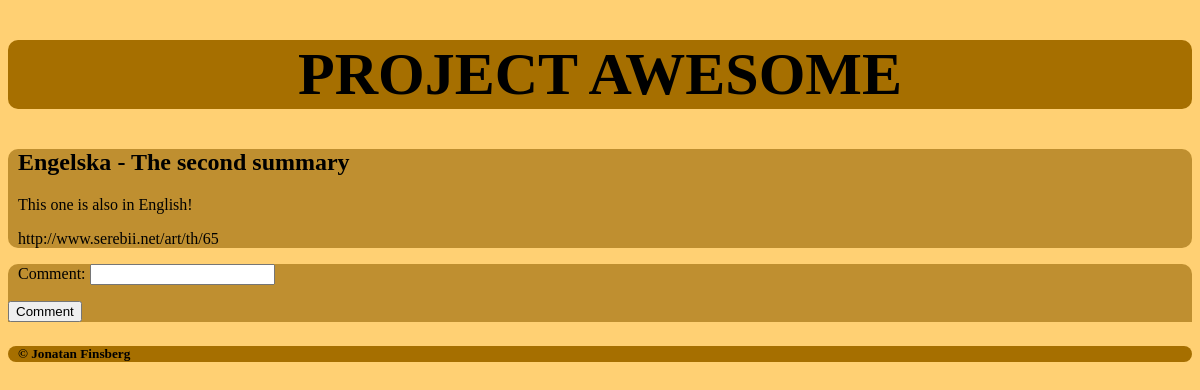
The app's page /summaries.php?summary_id=2 with its own data.
### tables this page shows
CREATE TABLE IF NOT EXISTS `summaries` (
  `id` int(11) NOT NULL AUTO_INCREMENT,
  `title` varchar(32) NOT NULL,
  `content` text NOT NULL,
  `image` varchar(32) NOT NULL,
  `subject_id` int(11) NOT NULL,
  PRIMARY KEY (`id`),
  KEY `subject_id` (`subject_id`)
);

CREATE TABLE IF NOT EXISTS `subjects` (
  `id` int(11) NOT NULL AUTO_INCREMENT,
  `name` varchar(32) NOT NULL,
  PRIMARY KEY (`id`)
);

### summaries.php (the view, shortened to what this page needs)
<!DOCTYPE html>
<html>
	<head>
		<link rel="stylesheet" type="text/css" href="style.css"/>
	</head>
<body>
	<header id="header">
		<h1><a href="index.php">PROJECT AWESOME</a></h1>
	</header>
	<?php
	$host     = "localhost";
	$dbname   = "project_awesome";
	$username = "project_awesome";
	$password = "awepro";
	$dsn = "mysql:host=$host;dbname=$dbname";
	$attr = array(PDO::ATTR_DEFAULT_FETCH_MODE => PDO::FETCH_ASSOC);
	$pdo = new PDO($dsn, $username, $password, $attr);
	if(!empty($_GET) && isset($_GET['summary_id']))
	{
		if($_GET['summary_id'] !== "")
		{
			?>
			<?php
			$summary_id = filter_input(INPUT_GET, "summary_id", FILTER_VALIDATE_INT);
			$sum_statement = $pdo->prepare("SELECT summaries.*, subjects.name AS 'subject_name' FROM summaries JOIN subjects ON summaries.subject_id=subjects.id WHERE summaries.id=:summary_id");
			$sum_statement->bindParam(":summary_id", $summary_id);
			if($sum_statement->execute())
			{
				if($row = $sum_statement->fetch())
				{
					echo "	<div id=\"summaryDetails\">
								<h2>{$row['subject_name']} - {$row['title']}</h2>
								<p>{$row['content']}</p>
								<p>{$row['image']}</p>
							</div>";
					echo "<form action=\"summaries.php?summary_id={$row['id']}\" method=\"POST\">";
					?>
					<div id="commentForm">
						<form>
							<p>
								<label for="content">Comment: </label>
								<input type="text" name="content" />
							</p>
							<input type="submit" value="Comment" class="submitButton"/>
						</form>
					</div>
					<div id="comment">
					</div>
					<?php
				}
			}
			else
			{
				echo "";
				print_r($sum_statement->errorInfo());
			}
		}
	}
	?>
	<footer id="footer">
		<h5> &copy Jonatan Finsberg</h5>
	</footer>
</body>
</html>

### style.css (style rules this page uses)
#header { background-color: #a66f00; font-size: 30px; text-align: center; border-radius: 10px; }
#header a { text-decoration: none; color: black; }
#footer { background-color: #a66f00; border-radius: 10px; text-indent: 10px; }
html { background-color: #ffd073; }
#commentForm { background-color: #bf8f30; border-top-left-radius: 10px; border-top-right-radius: 10px; background-position: center; text-indent: 10px; }
#comment { background-color: #ffaa00; background-position: center; border-bottom-left-radius: 10px; border-bottom-right-radius: 10px; border: 1px solid #ffd073; text-indent: 10px; }
#summaryDetails { background-color: #bf8f30; border-radius: 10px; background-position: center; text-indent: 10px; }
.submitButton { text-align: right; }

### records on screen
summaries: subject.name "Engelska", title "The second summary", content "This one is also in English!", image "http://www.serebii.net/art/th/65"
